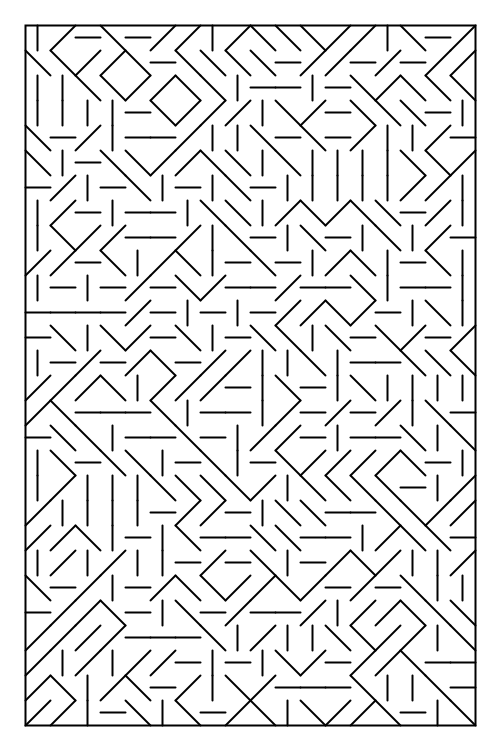
Frame 1 (no input)
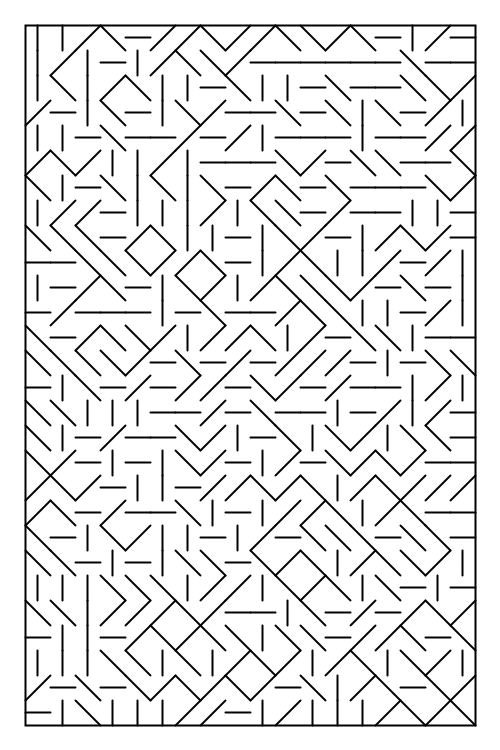
Frame 2 (the mouse pressed at the canvas centre, redrawn once)

The Processing sketch that drew these frames (run headless with seeded random() and noise(); the mouse was pressed at the canvas centre and the sketch redrawn once):

// Processing sketch: sketch_180305_grille_for
// ── sketch_180305_grille_for.pde
// taille d'une cellule de la grille
float pas = 25;
// Variable qui va stocker le nombre aléatoire pour le choix du dessin du motif dans la boucle
float rnd = 0;



void setup()
{
  size(500,750);
  // On n'appelle draw() qu'une seule fois
  noLoop();
}

void draw()
{
  background(255);
  
  stroke(0);
  strokeWeight(2);
  for (float y=pas; y<height-pas ; y = y + pas)
  {
    // Dessin d'une ligne de motifs
    for (float x=pas; x<width-pas ; x = x + pas)
    {
      // Choix du nombre au hasard
      rnd = int(random(4));
      
      // Si le nombre vaut 0
      if (rnd == 0)
      {
        line(x,y,x+pas,y+pas);
      }
      else if (rnd == 1)
      {
        line(x+pas,y,x,y+pas);
      }
      else if (rnd == 2)
      {
        line(x+pas/2,y,x+pas/2,y+pas);
      }
      else if (rnd == 3)
      {
        line(x,y+pas/2,x+pas,y+pas/2);
      }
    }
  }

  // Dessin du cadre autour
  noFill();
  stroke(0);
  rect(pas,pas,500-2*pas,750-2*pas);


}


void mousePressed()
{
  redraw();
}
